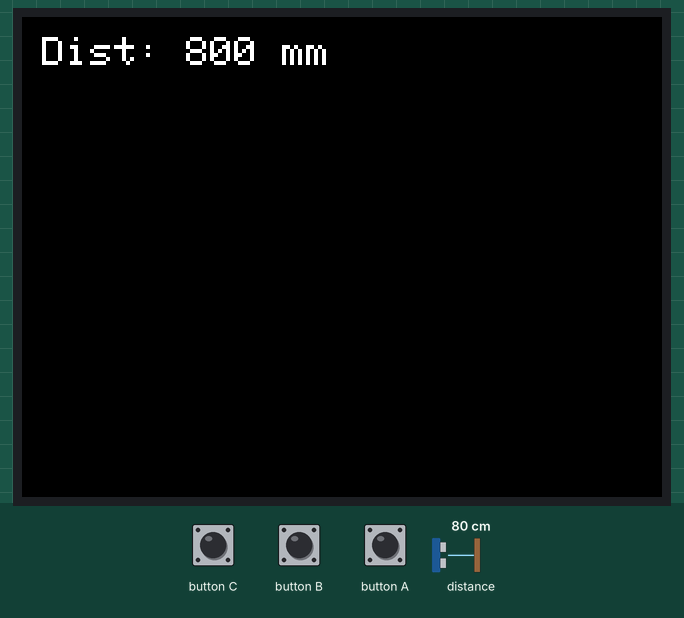
Simulated run of this sketch. Board: ESP32. Shown: 320×240 colour display. Inputs (shaded band) come from the test bench; at power-on: distance to the obstacle 80 cm. Nothing arrives over Bluetooth unless stated; a phone connects over Bluetooth LE 3 s after start.

Above: at 1.4 s.
1.5 s: distance to the obstacle set to 2 cm
At 2.7 s:
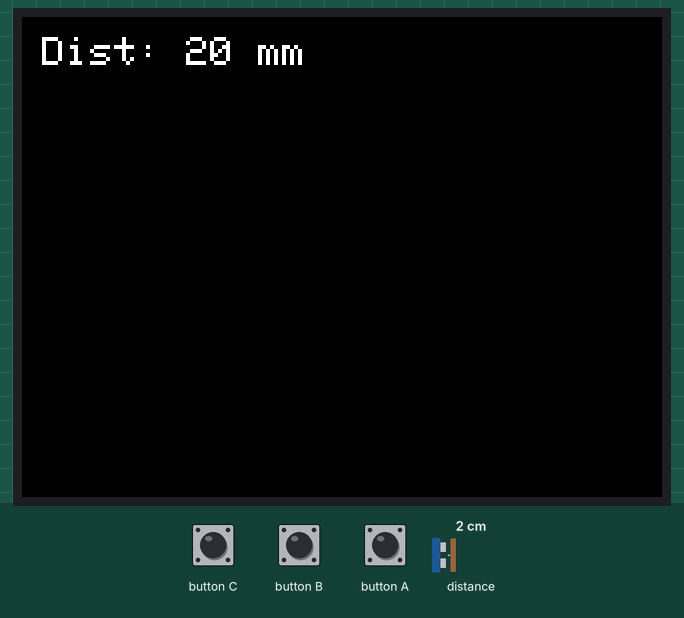
3.1 s: distance to the obstacle set to 4 cm
At 3.6 s:
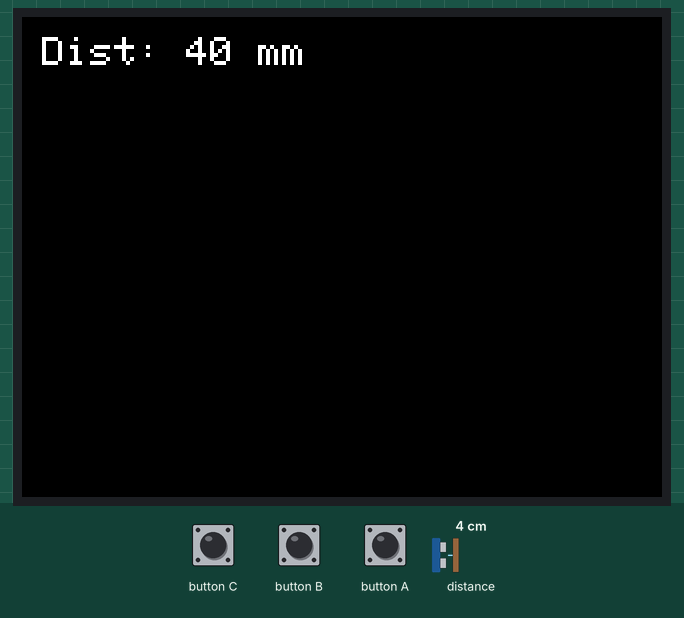
6.1 s: distance to the obstacle set to 9 cm
At 7.2 s:
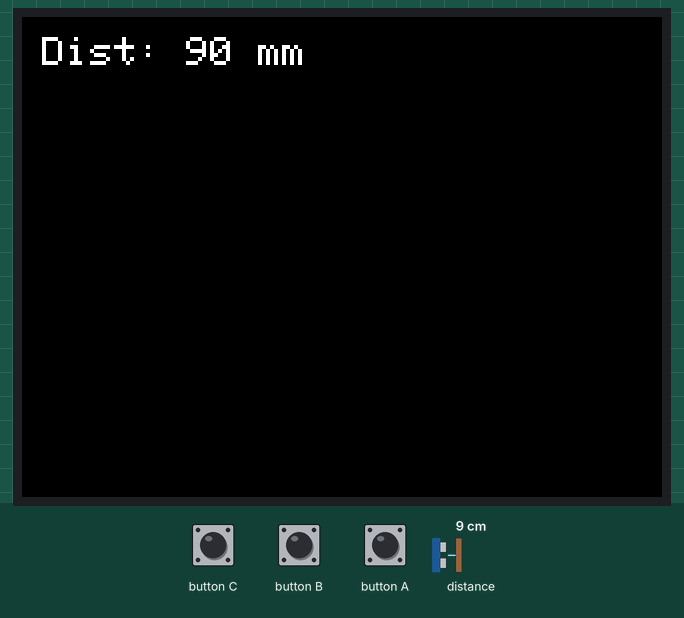
Timing chart, 0 to 9.1 s (numbered marks = the images above; inputs shaded):
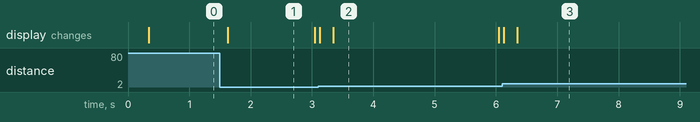

Measured:
- after the input at 1.5 s, the display: changes after 0.13 s (image 1)
- after the input at 3.1 s, the display: first differs from a run without the input after 0.24 s (image 2)
- after the input at 6.1 s, the display: first differs from a run without the input after 0.25 s (image 3)
- what the display in image 1 shows lasts 1.4 s, from 1.6 s to 3.0 s
- what the display in image 2 shows lasts 2.7 s, from 3.3 s to 6.0 s

The sketch:

program_skeleton.ino
```cpp
// 第12回: チーム制作のためのプログラム骨格サンプル
//
// 構成:
//   - センサ読み取り(ToF: Grove Port A) → 処理 → 出力(画面表示 + BLE 送信)
//   - チームごとにセンサ・処理・出力を差し替えていく
//
// 必要ライブラリ:
//   - M5Unified
//   - NimBLE-Arduino
//   - VL53L0X (Pololu)
//
// 注意:
//   - ToF を使わない場合は SETUP/LOOP 内の tof 関連をコメントアウトし、
//     readSensors() 内で IMU・ボタンなど別の値に差し替えるとよい。

#include <M5Unified.h>
#include <Wire.h>
#include <NimBLEDevice.h>
#include <VL53L0X.h>

// === BLE 設定 ===
#define SERVICE_UUID "12345678-1234-5678-1234-56789abcdef0"
#define CHAR_UUID    "12345678-1234-5678-1234-56789abcdef1"
NimBLECharacteristic* pChar = nullptr;

// === センサ ===
VL53L0X tof;
uint16_t g_distance_mm = 0;

// === 関数プロトタイプ ===
void setupBLE();
void setupSensors();
void setupDisplay();
void readSensors();
void processData();
void updateDisplay();
void sendBLE();

void setup() {
  M5.begin();
  setupBLE();
  setupSensors();
  setupDisplay();
}

void loop() {
  M5.update();
  readSensors();
  processData();
  updateDisplay();
  sendBLE();
  delay(100);
}

// ---------------------------------------------------------------------------
// NimBLE 初期化・アドバタイズ開始
// ---------------------------------------------------------------------------
void setupBLE() {
  NimBLEDevice::init("M5-Team");
  auto pServer  = NimBLEDevice::createServer();
  auto pService = pServer->createService(SERVICE_UUID);
  pChar = pService->createCharacteristic(
    CHAR_UUID,
    NIMBLE_PROPERTY::READ | NIMBLE_PROPERTY::NOTIFY
  );
  pService->start();
  NimBLEDevice::getAdvertising()->addServiceUUID(SERVICE_UUID);
  NimBLEDevice::getAdvertising()->start();
}

// ---------------------------------------------------------------------------
// センサ初期化 (Grove Port A の I2C 経由で ToF を初期化)
// ---------------------------------------------------------------------------
void setupSensors() {
  Wire.begin();
  tof.setTimeout(500);
  tof.init();
  tof.startContinuous();
}

void setupDisplay() {
  M5.Display.setTextSize(2);
  M5.Display.fillScreen(TFT_BLACK);
}

// ---------------------------------------------------------------------------
// センサ値読み取り
// ---------------------------------------------------------------------------
void readSensors() {
  g_distance_mm = tof.readRangeContinuousMillimeters();
}

// ---------------------------------------------------------------------------
// データ処理・判定 (チームごとにロジックを書く)
// ---------------------------------------------------------------------------
void processData() {
  // 例: 距離に応じて警告フラグを立てる、移動平均を取る、など
}

// ---------------------------------------------------------------------------
// M5 画面表示更新
// ---------------------------------------------------------------------------
void updateDisplay() {
  M5.Display.fillScreen(TFT_BLACK);
  M5.Display.setCursor(10, 10);
  M5.Display.printf("Dist: %d mm\n", g_distance_mm);
}

// ---------------------------------------------------------------------------
// BLE で値を送信 (PC 側は ../lecture11_ble/web_bluetooth_receiver/ で受信)
// ---------------------------------------------------------------------------
void sendBLE() {
  if (pChar == nullptr) return;
  String str = String(g_distance_mm);
  pChar->setValue(str.c_str());
  pChar->notify();
}
```
